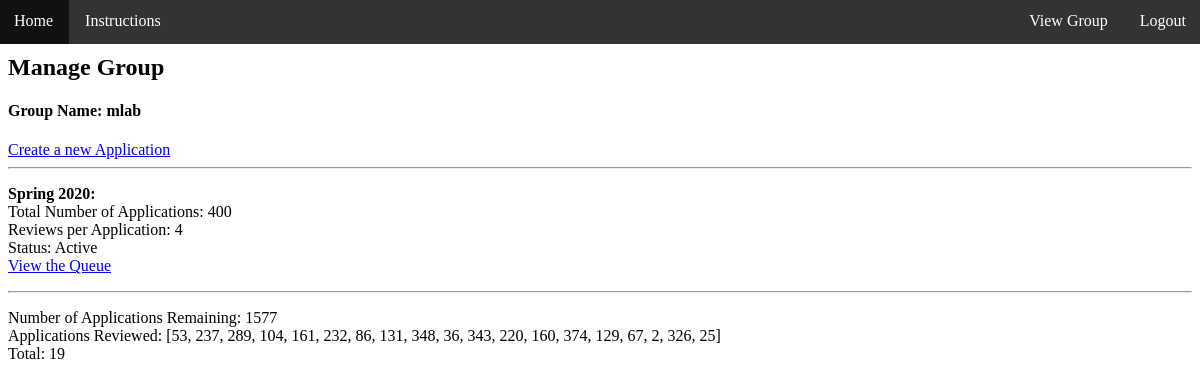
/group (signed in), run on an earlier commit of the app's database.
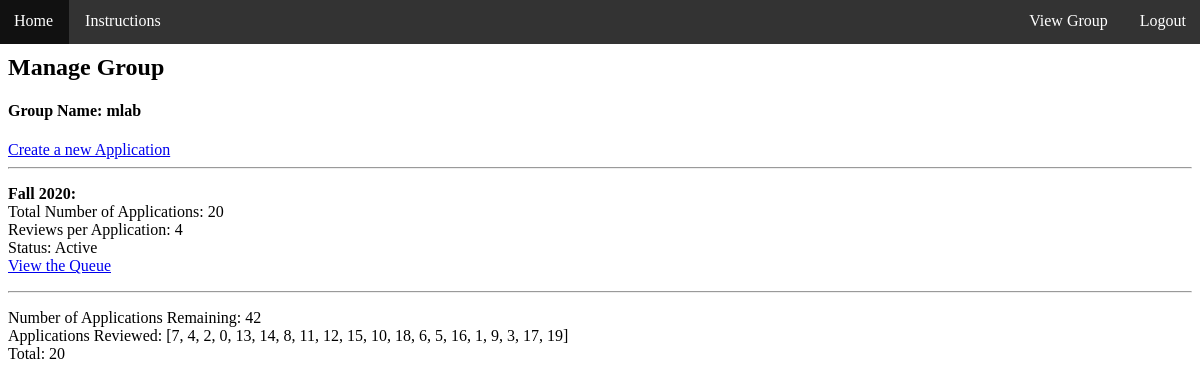
And on a later commit of the database.
### app/models.py (models this page shows, shortened)
class Group(db.Model):
    id = db.Column(db.Integer, primary_key=True)
    group_name = db.Column(db.String(64), index=True, unique=True)
    password_hash = db.Column(db.String(128))
    owner_id = db.Column(db.Integer)
    application_id = db.Column(db.Integer, db.ForeignKey('application.id'), unique=True)
    users = db.relationship('User', backref='group', lazy='dynamic')

class Application(db.Model):
    id = db.Column(db.Integer, primary_key=True)
    group = db.relationship('Group', backref='application', uselist=False)
    semester = db.Column(db.String(64))
    num_apps = db.Column(db.Integer)
    reviews_per_app = db.Column(db.Integer)
    application_list = db.Column(db.JSON, nullable=True)
    application_lock = Lock()
    def get_application_queue(self):
        return utils.deserialize(self.application_list)
    def get_num_remaining(self):
        if self.application_list is None:
            return -1
        return len(self.get_application_queue())

class User(UserMixin, db.Model):
    id = db.Column(db.Integer, primary_key=True)
    username = db.Column(db.String(64), index=True, unique=True)
    password_hash = db.Column(db.String(128))
    group_id = db.Column(db.Integer, db.ForeignKey('group.id'))
    applications_reviewed = db.Column(db.JSON, nullable=True)
    def get_application(self):
        return self.group.application
    def get_reviewed_applications(self):
        return utils.deserialize(self.applications_reviewed)
    def num_reviewed(self):
        if self.get_reviewed_applications() is None:
            return 0
        return len(self.get_reviewed_applications())
    def is_owner(self):
        return self.group.owner_id == self.id

### app/routes.py (the view)
@app.route("/group", methods=['GET'])
@login_required
def group():
    if current_user.group is None:
        return redirect(url_for('join_group'))
    return render_template("group.html")

### app/models.py (called while the page is built)
@login.user_loader
def load_user(id):
    return User.query.get(int(id))

### app/utils.py (called while the page is built)
def deserialize(obj):
    if obj is None:
        return None
    return json.loads(obj)

### app/templates/group.html
{% extends "base.html" %}
{% block content %}
    <h2> Manage Group </h2>
    <h4> Group Name: {{ current_user.group.group_name }}</h4>
    {% if current_user.is_owner() %}
      <a href="{{ url_for('create_application') }}">Create a new Application </a>
    <hr>
    {% endif %}
    {% if current_user.get_application() %}
      {% if current_user.is_owner() %}
        <div>
          <p><b>{{ current_user.get_application().semester }}: </b> <br>
          Total Number of Applications: {{ current_user.get_application().num_apps }} <br>
          Reviews per Application: {{ current_user.group.application.reviews_per_app }} <br>
          {% if not current_user.get_application().get_application_queue() %}
          Status: Closed <br>
            <a href="{{ url_for('generate_queue') }}"> Open for Reviewing </a> <br>
          {% else %}
          Status: Active <br>
            <a href="{{ url_for('application_queue') }}"> View the Queue </a> <br>
          {% endif %}
          </p>
        </div>
      {% endif %}
      <hr>
      <p>
      Number of Applications Remaining: {{ current_user.get_application().get_num_remaining() }} <br>
      Applications Reviewed: {{ current_user.get_reviewed_applications()  }} <br>
      Total: {{ current_user.num_reviewed() }}
      </p>
    {% endif %}
{% endblock %}

### app/templates/base.html (shortened to what this page needs)
<link rel="stylesheet" type="text/css" href="{{ url_for('static', filename='css/nav.css') }}">
<html>
    <head>
    </head>
    <body>
        <div id="nav">
          <ul>
            <li><a href="{{ url_for('index') }}">Home</a></li>
            <li><a href="{{ url_for('instructions') }}">Instructions</a></li>
            {% if current_user.is_authenticated %}
              <li style="float:right"> <a href="{{ url_for('logout') }}">Logout</a></li>
              {% if current_user.group %}
                <li style="float:right"> <a href="{{ url_for('group') }}">View Group</a></li>
              {% else %}
                <li style="float:right"> <a href="{{ url_for('join_group') }}">Join Group</a></li>
              {% endif %}
            {% else %}
              <li style="float:right"> <a href="{{ url_for('login') }}">Login</a></li>
            {% endif %}
          </ul>
      </div>
        {% block content %}{% endblock %}
    </body>
</html>

### app/static/css/nav.css (style rules this page uses)
#nav ul { list-style-type: none; margin: 0; padding: 0; overflow: hidden; background-color: #333; }
div#nav li { float: left; }
div#nav li a { display: block; color: white; text-align: center; padding: 14px 16px; text-decoration: none; }
div#nav { margin: -10px; }

What changed in the data, as far as the page shows it:
no longer on this page (row edited): Application: get_application "Spring 2020", get_application "400", group.application.reviews_per_app "4", get_application "1577"
added Application: get_application "Fall 2020", get_application "20", group.application.reviews_per_app "4", get_application "42"
changed User: get_reviewed_applications "[53, 237, 289, 104, 161, 232, 86, 131, 348, 36, 343, 220, 160, 374, 129, 67, 2, 326, 25]" → "[7, 4, 2, 0, 13, 14, 8, 11, 12, 15, 10, 18, 6, 5, 16, 1, 9, 3, 17, 19]"; num_reviewed "19" → "20"
